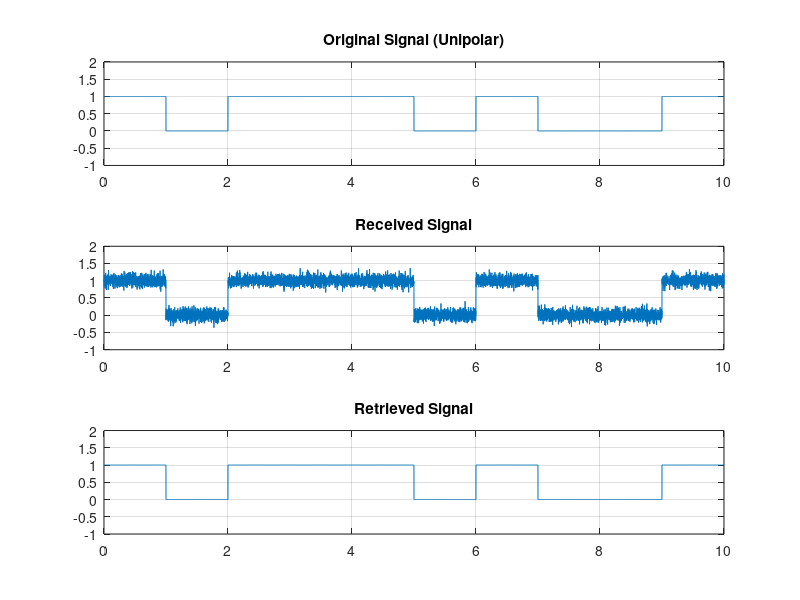

This figure's MATLAB source:
clc; clear;
bn = '1011101001';
ln = length(bn);
Tb=1;
Td=ln;
Ts=0.001;
t=0:Ts:Tb-Ts;
%Unipolar NRZ
p0 = zeros(1,length(t));
p1 = ones(1,length(t));

xp = [];
for n = 1:ln
    if bn(n)=='0'
        xn=p0;
    else
        xn=p1;
    end
    xp=[xp,xn];
end

t=0:Ts:Td-Ts;

subplot(3,1,1);
plot(t,xp); hold on; grid on;
title("Original Signal (Unipolar)");
ylim([-1 2])
subplot(3,1,2);
yr=awgn(xp, 20);
plot(t,yr);hold on; grid on;
title("Received Signal");
ylim([-1 2])

%% Matched Filter
t=0:Ts:Tb-Ts;
h0 = zeros(1,length(t));
h1 = ones(1,length(t));
r0 = conv(yr,h0);
r1 = conv(yr,h1);

yRet=[];
for n = 1/Ts:1/Ts:(Td+1)/Ts-1
    if r1(n)- r0(n) < (1/(Ts*2))
        yR=p0;
    elseif r1(n) > r0(n)
        yR=p1;
    end
    yRet=[yRet,yR];
end

t=0:Ts:Td-Ts;
subplot(3,1,3);
plot(t,yRet);hold on; grid on;
title("Retrieved Signal");
ylim([-1 2]);
